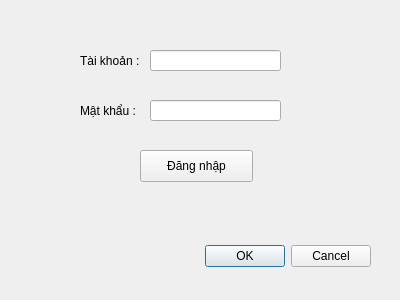
<?xml version="1.0" encoding="UTF-8"?>
<ui version="4.0">
 <class>Dialog</class>
 <widget class="QDialog" name="Dialog">
  <property name="geometry">
   <rect>
    <x>0</x>
    <y>0</y>
    <width>400</width>
    <height>300</height>
   </rect>
  </property>
  <property name="windowTitle">
   <string>Dialog</string>
  </property>
  <widget class="QDialogButtonBox" name="buttonBox">
   <property name="geometry">
    <rect>
     <x>30</x>
     <y>240</y>
     <width>341</width>
     <height>32</height>
    </rect>
   </property>
   <property name="orientation">
    <enum>Qt::Horizontal</enum>
   </property>
   <property name="standardButtons">
    <set>QDialogButtonBox::Cancel|QDialogButtonBox::Ok</set>
   </property>
  </widget>
  <widget class="QLabel" name="label">
   <property name="geometry">
    <rect>
     <x>80</x>
     <y>20</y>
     <width>171</width>
     <height>81</height>
    </rect>
   </property>
   <property name="text">
    <string>Tài khoản : </string>
   </property>
  </widget>
  <widget class="QLabel" name="label_2">
   <property name="geometry">
    <rect>
     <x>80</x>
     <y>70</y>
     <width>151</width>
     <height>81</height>
    </rect>
   </property>
   <property name="text">
    <string>Mật khẩu :</string>
   </property>
  </widget>
  <widget class="QLineEdit" name="o_nhap_tai_khoan">
   <property name="geometry">
    <rect>
     <x>150</x>
     <y>50</y>
     <width>131</width>
     <height>21</height>
    </rect>
   </property>
  </widget>
  <widget class="QLineEdit" name="o_nhap_mat_khau">
   <property name="geometry">
    <rect>
     <x>150</x>
     <y>100</y>
     <width>131</width>
     <height>21</height>
    </rect>
   </property>
   <property name="text">
    <string/>
   </property>
   <property name="echoMode">
    <enum>QLineEdit::Password</enum>
   </property>
  </widget>
  <widget class="QPushButton" name="nut_dang_nhap">
   <property name="geometry">
    <rect>
     <x>140</x>
     <y>150</y>
     <width>113</width>
     <height>32</height>
    </rect>
   </property>
   <property name="text">
    <string>Đăng nhập</string>
   </property>
  </widget>
 </widget>
 <resources/>
 <connections>
  <connection>
   <sender>buttonBox</sender>
   <signal>accepted()</signal>
   <receiver>Dialog</receiver>
   <slot>accept()</slot>
   <hints>
    <hint type="sourcelabel">
     <x>248</x>
     <y>254</y>
    </hint>
    <hint type="destinationlabel">
     <x>157</x>
     <y>274</y>
    </hint>
   </hints>
  </connection>
  <connection>
   <sender>buttonBox</sender>
   <signal>rejected()</signal>
   <receiver>Dialog</receiver>
   <slot>reject()</slot>
   <hints>
    <hint type="sourcelabel">
     <x>316</x>
     <y>260</y>
    </hint>
    <hint type="destinationlabel">
     <x>286</x>
     <y>274</y>
    </hint>
   </hints>
  </connection>
 </connections>
</ui>
